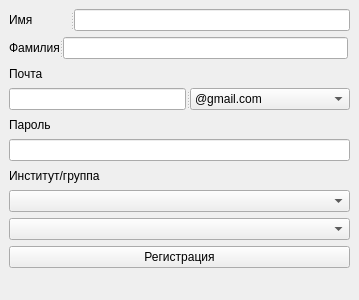
<?xml version="1.0" encoding="UTF-8"?>
<ui version="4.0">
 <class>MainWindow</class>
 <widget class="QMainWindow" name="MainWindow">
  <property name="geometry">
   <rect>
    <x>0</x>
    <y>0</y>
    <width>359</width>
    <height>300</height>
   </rect>
  </property>
  <property name="windowTitle">
   <string>Регистрация</string>
  </property>
  <widget class="QWidget" name="centralwidget">
   <layout class="QVBoxLayout" name="verticalLayout">
    <item>
     <widget class="QSplitter" name="splitter_3">
      <property name="orientation">
       <enum>Qt::Horizontal</enum>
      </property>
      <widget class="QLabel" name="label_4">
       <property name="text">
        <string>Имя</string>
       </property>
      </widget>
      <widget class="QLineEdit" name="f_name">
       <property name="maximumSize">
        <size>
         <width>285</width>
         <height>16777215</height>
        </size>
       </property>
      </widget>
     </widget>
    </item>
    <item>
     <widget class="QSplitter" name="splitter_4">
      <property name="orientation">
       <enum>Qt::Horizontal</enum>
      </property>
      <widget class="QLabel" name="label_5">
       <property name="maximumSize">
        <size>
         <width>50</width>
         <height>16777215</height>
        </size>
       </property>
       <property name="text">
        <string>Фамилия</string>
       </property>
      </widget>
      <widget class="QLineEdit" name="l_name">
       <property name="sizePolicy">
        <sizepolicy hsizetype="Expanding" vsizetype="Fixed">
         <horstretch>0</horstretch>
         <verstretch>0</verstretch>
        </sizepolicy>
       </property>
       <property name="maximumSize">
        <size>
         <width>285</width>
         <height>16777215</height>
        </size>
       </property>
      </widget>
     </widget>
    </item>
    <item>
     <widget class="QLabel" name="label_2">
      <property name="text">
       <string>Почта</string>
      </property>
     </widget>
    </item>
    <item>
     <widget class="QSplitter" name="splitter_2">
      <property name="orientation">
       <enum>Qt::Horizontal</enum>
      </property>
      <widget class="QLineEdit" name="email">
       <property name="inputMask">
        <string/>
       </property>
       <property name="text">
        <string/>
       </property>
       <property name="maxLength">
        <number>1000</number>
       </property>
      </widget>
      <widget class="QComboBox" name="combo_mail">
       <item>
        <property name="text">
         <string>@gmail.com</string>
        </property>
       </item>
       <item>
        <property name="text">
         <string>@mail.ru</string>
        </property>
       </item>
       <item>
        <property name="text">
         <string>@yandex.ru</string>
        </property>
       </item>
      </widget>
     </widget>
    </item>
    <item>
     <widget class="QLabel" name="label">
      <property name="text">
       <string>Пароль</string>
      </property>
     </widget>
    </item>
    <item>
     <widget class="QLineEdit" name="passwd">
      <property name="echoMode">
       <enum>QLineEdit::Password</enum>
      </property>
     </widget>
    </item>
    <item>
     <widget class="QLabel" name="label_3">
      <property name="text">
       <string>Институт/группа</string>
      </property>
     </widget>
    </item>
    <item>
     <widget class="QComboBox" name="combo_inst"/>
    </item>
    <item>
     <widget class="QComboBox" name="combo_group"/>
    </item>
    <item>
     <widget class="QSplitter" name="splitter">
      <property name="orientation">
       <enum>Qt::Horizontal</enum>
      </property>
      <widget class="QPushButton" name="btn_reg">
       <property name="text">
        <string>Регистрация</string>
       </property>
      </widget>
     </widget>
    </item>
    <item>
     <widget class="QLabel" name="label_info">
      <property name="text">
       <string/>
      </property>
     </widget>
    </item>
   </layout>
  </widget>
 </widget>
 <resources/>
 <connections/>
</ui>
